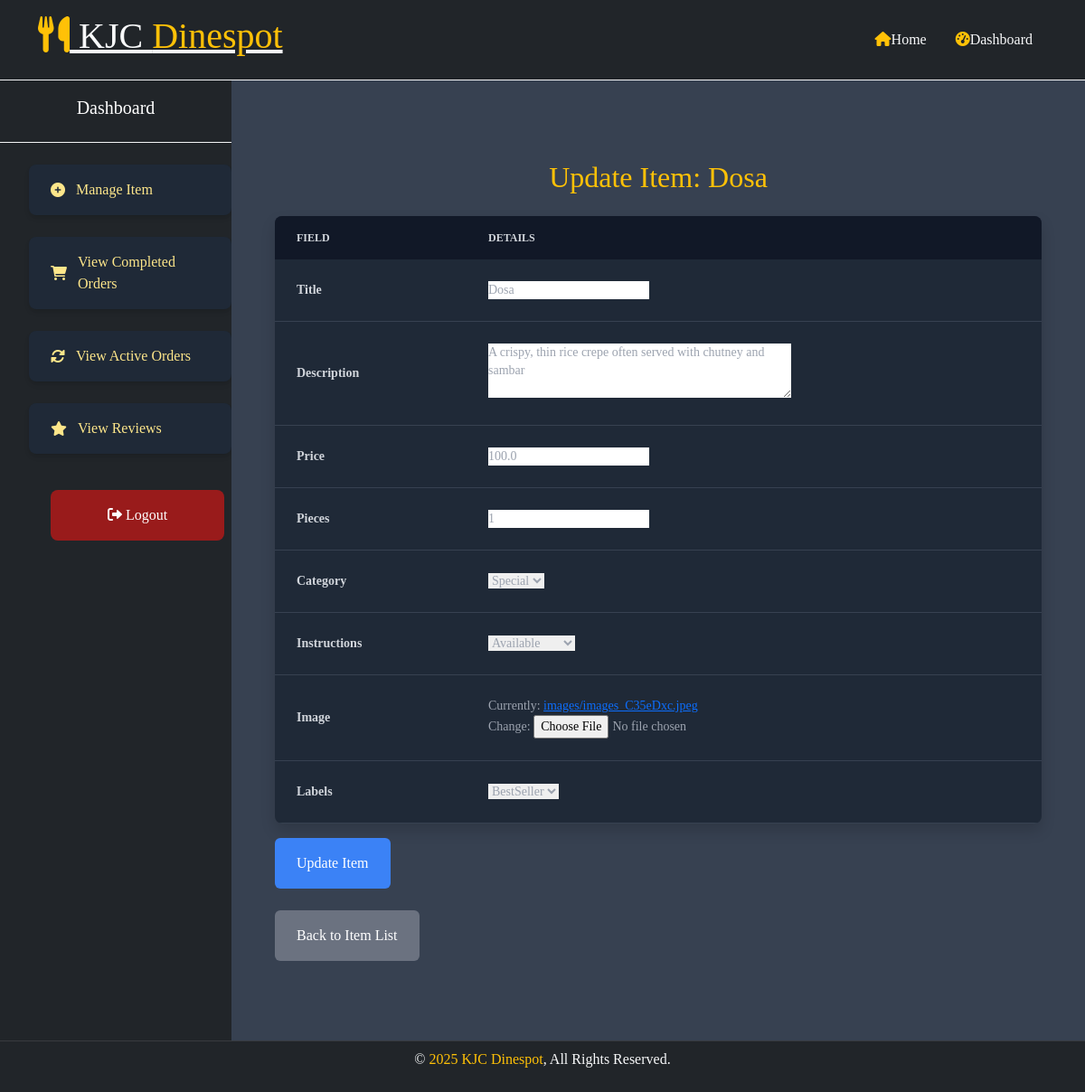
Screenshot of /update-item/1/ (signed in) with the database file from the repository.
### canteenapp/models.py (models this page shows, shortened)
class Item(models.Model):
    LABELS = (
        ('BestSeller', 'BestSeller'),
        ('New', 'New'),
        ('Spicy🔥', 'Spicy🔥'),
    )
    CATEGORY = (
        ('Special', 'Special'),
        ('Juice', 'Juice'),
        ('Shake', 'Shake'),
        ('Snack', 'Snack'),
    )
    STATUS = (
        ('Available','Available'),
        ('Not available','Not available')
    )
    title = models.CharField(max_length=150)
    description = models.CharField(max_length=250, blank=True)
    price = models.FloatField()
    pieces = models.IntegerField(default=6)
    category = models.CharField(max_length=25, choices=CATEGORY, blank=True)
    instructions = models.CharField(max_length=250, choices=STATUS, blank=True)
    image = models.ImageField(default='default.png', upload_to='images/')
    labels = models.CharField(max_length=25, choices=LABELS, blank=True)
    canteen = models.ForeignKey(Canteen, on_delete=models.CASCADE, related_name="items")

### canteenapp/views.py (the view)
# urls.py: path('update-item/<int:item_id>/', views.update_item, name='update_item'),
def update_item(request, item_id):
    user_id = request.session.get('user_id') or request.user.id
    caterer = get_object_or_404(User, pk=user_id)
    item = get_object_or_404(Item, pk=item_id, canteen__caterer=caterer)
    if request.method == "POST":
        form = ItemForm(request.POST, request.FILES, instance=item)
        if form.is_valid():
            form.save()
            return redirect('manage_items')
    else:
        form = ItemForm(instance=item)
    return render(request, 'update_item.html', {'form': form, 'item': item})

### canteenapp/forms.py
class ItemForm(forms.ModelForm):
    class Meta:
        model = Item
        fields = ['title', 'description', 'price', 'pieces', 'category', 'instructions', 'image', 'labels']
        widgets = {
            'description': forms.Textarea(attrs={'rows': 3}),
        }

### canteenapp/templates/update_item.html (shortened to what this page needs)
{% extends 'caterer_home.html' %}
{% load static %}
{% block content %}
<section class="py-16">
    <section class="container mx-auto font-serif px-6">
        <div class="container">
            <h2 class="text-center mb-4 text-warning">Update Item: {{ item.title }}</h2>
            <form method="post" enctype="multipart/form-data" class="space-y-4">
                <div class="overflow-x-auto bg-gray-800 rounded-lg shadow">
                    <table class="w-full text-left text-sm text-gray-400">
                        <thead class="bg-gray-900 text-gray-300 uppercase text-xs">
                            <tr>
                                <th class="px-6 py-3">Field</th>
                                <th class="px-6 py-3">Details</th>
                            </tr>
                        </thead>
                        <tbody>
                            <tr class="border-b border-gray-700">
                                <th class="px-6 py-3 text-gray-300">Title</th>
                                <td class="px-6 py-4 w-3/4">
                                    {{ form.title }}
                                </td>
                            </tr>
                            <tr class="border-b border-gray-700">
                                <th class="px-6 py-3 text-gray-300">Description</th>
                                <td class="px-6 py-4 w-3/4">
                                    {{ form.description }}
                                </td>
                            </tr>
                            <tr class="border-b border-gray-700">
                                <th class="px-6 py-3 text-gray-300">Price</th>
                                <td class="px-6 py-4 w-3/4">
                                    {{ form.price }}
                                </td>
                            </tr>
                            <tr class="border-b border-gray-700">
                                <th class="px-6 py-3 text-gray-300">Pieces</th>
                                <td class="px-6 py-4 w-3/4">
                                    {{ form.pieces }}
                                </td>
                            </tr>
                            <tr class="border-b border-gray-700">
                                <th class="px-6 py-3 text-gray-300">Category</th>
                                <td class="px-6 py-4 w-3/4">
                                    {{ form.category }}
                                </td>
                            </tr>
                            <tr class="border-b border-gray-700">
                                <th class="px-6 py-3 text-gray-300">Instructions</th>
                                <td class="px-6 py-4 w-3/4">
                                    {{ form.instructions }}
                                </td>
                            </tr>
                            <tr class="border-b border-gray-700">
                                <th class="px-6 py-3 text-gray-300">Image</th>
                                <td class="px-6 py-4 w-3/4">
                                    {{ form.image }}
                                </td>
                            </tr>
                            <tr class="border-b border-gray-700">
                                <th class="px-6 py-3 text-gray-300">Labels</th>
                                <td class="px-6 py-4 w-3/4">
                                    {{ form.labels }}
                                </td>
                            </tr>
                        </tbody>
                    </table>
                </div>
                <div class="mt-8">
                    <button type="submit" class="px-6 py-3 bg-blue-500 text-white rounded hover:bg-blue-600">
                        Update Item
                    </button>
                </div>
            </form>
            <div class="mt-4">
                <a href="{% url 'manage_items' %}" class="no-underline inline-block px-6 py-3 bg-gray-500 text-white rounded hover:bg-gray-600">
                    Back to Item List
                </a>
            </div>
        </div>
    </section>
</section>
{% endblock %}

### static/css/style.css (style rules this page uses)
body { font-family: 'Playfair Display', serif; background-color: #0c0b09; background-size: cover; color: #fff; margin: 0; width: 100%; height: 100vh; }

### canteenapp/templates/caterer_home.html (style rules this page uses)
body { background-color: #1a1a1a; }

### rows the page displays
Item: title "Dosa", description "A crispy, thin rice crepe often served with chutney and sambar", price "100.0", pieces "1", category "Special", instructions "Available", labels "BestSeller"
